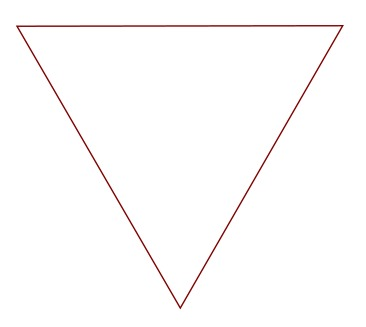
#> input picture assets/image1.jpeg, 366 x 327 px, found by its file name; its folder holds only this picture in this run
$ python processo.py
#> lines starting #> are read from the running program, lines starting #| are printed output that depends on the picture; after the words box and inside, x2 and y2 are one past the last pixel; in counts of white or black regions, pixels touching at a corner belong together
import numpy as np
import cv2

for c in range(4):
    img = cv2.imread(
        'C:/Users/Friday/software-object-detection/assets/image'+str(c+1)+'.jpeg')
#> img is the input picture: shape (327, 366, 3); mean B, G, R 251.9, 252, 253
    largura = img.shape[1]
#> largura = 366
    altura = img.shape[0]
#> altura = 327
    proporcao = float(altura/largura)
#> proporcao = 0.893
    largura_nova = 300  # em pixels
    altura_nova = int(largura_nova*proporcao)
#> altura_nova = 268
    tamanho_novo = (largura_nova, altura_nova)
#> tamanho_novo = (300, 268)
    img = cv2.resize(img, tamanho_novo, interpolation=cv2.INTER_AREA)
#> img: shape (268, 300, 3)

    # Converte para um img em tons de cinza
    # cv2.cvtColor(<imagem>, <Tipo a converter>)
    img_pb = cv2.cvtColor(img, cv2.COLOR_BGR2GRAY)
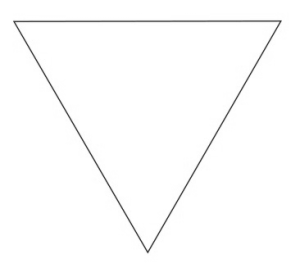
#> img_pb: shape (268, 300); min 52, max 255, mean 252.3
    # Suaviza ou borra o img e tira o ruído dele. Aumenta a precisão das bordas Sempre ímpares
    # cv2.GaussianBlur(<imagem>, (<largura>, <altura>), <qtd de desvios no eixo X e Y>)
    img_sv = cv2.GaussianBlur(img_pb, (3, 3), 0)
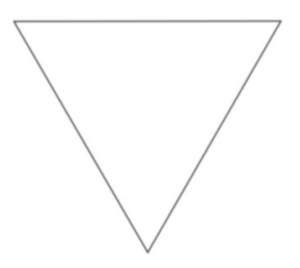
#> img_sv: shape (268, 300); min 113, max 255, mean 252.3

    # Binariza o img fazendo um cálculo das intensidades dos imgs, onde pixels proximos de 0 se tornam 0 e os pixels proximos ao 255 ficam 255
    # cv2.threshold(<imagem>, <valor de intensidade, nesse caso 160>, <valor máximo>, <Tipo>) retorna o img binarizado e um retVal
    (T, img_bin1) = cv2.threshold(img_sv, 200, 255, cv2.THRESH_BINARY)
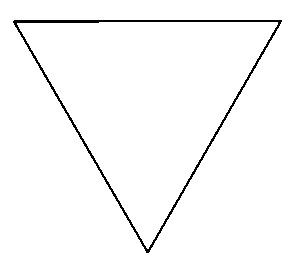
#> img_bin1: shape (268, 300); 97.7% white; black in thin lines or dots, all inside (x1, y1, x2, y2) = (13, 20, 282, 253)
    (T, img_bin2) = cv2.threshold(img_sv, 200,
                                  255, cv2.THRESH_BINARY_INV)  # Inverso

    # Detecar bordas no img usando a função Canny
    # cv2.Canny(<imagem>, <limiar 1>, <limiar2>) => Se x > limiar 2 = borda; se x < limiar 1 = não borda; Se  20 < x < 120 = depende
    bordas = cv2.Canny(img_bin1, 50, 150, apertureSize=5)
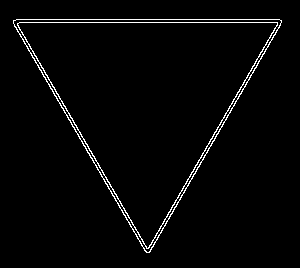
#> bordas: shape (268, 300); 2.3% white in thin lines or dots, all inside (x1, y1, x2, y2) = (13, 19, 282, 253)
    cv2.imshow("bordas", bordas)


    # Aplica a função goodFeaturesToTrack
    corners = cv2.goodFeaturesToTrack(bordas, 100, 0.5, 10)
#> corners = [[275, 24], [147, 247], [19, 24]]
    nome = ''

    # 100 = número de cantos
    # 0.1 = qualidade (0 a 1)
    # 10 = distancia minima entre cantos (que são detectados)
    if corners is not None:
        corners = np.int0(corners)
        if len(corners) == 3:
            nome = 'Triangulo'
        elif len(corners) == 4:
            nome = 'Quadrado'
        elif len(corners) == 5:
            nome = 'Pentagono'
        elif len(corners) == 6:
            nome = 'Hexagono'
        for corner in corners:
            x, y = corner.ravel()
            cv2.circle(img, (x, y), 3, (0, 0, 255), -1)
#> this loop made 3 passes
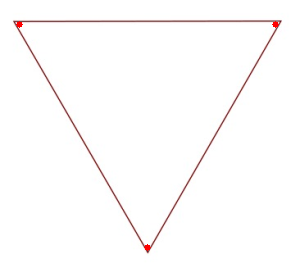
#> img: shape (268, 300, 3); mean B, G, R 251.7, 251.8, 253.1
#> (the run stopped early here; a loop or call above may not have finished)
